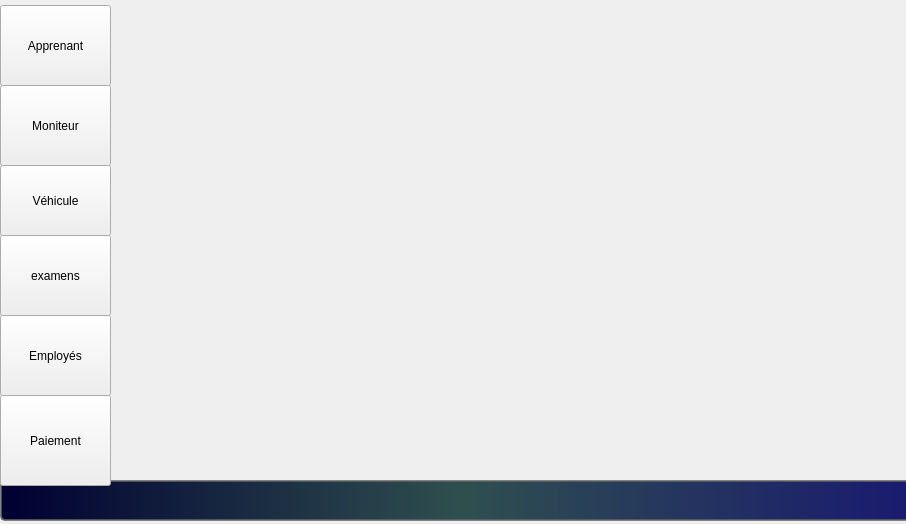
<?xml version="1.0" encoding="UTF-8"?>
<ui version="4.0">
 <class>menu</class>
 <widget class="QWidget" name="menu">
  <property name="geometry">
   <rect>
    <x>0</x>
    <y>0</y>
    <width>906</width>
    <height>524</height>
   </rect>
  </property>
  <property name="windowTitle">
   <string>Menu Principal</string>
  </property>
  <widget class="QPushButton" name="Bmoniteur">
   <property name="geometry">
    <rect>
     <x>0</x>
     <y>85</y>
     <width>111</width>
     <height>81</height>
    </rect>
   </property>
   <property name="styleSheet">
    <string notr="true">
    background: qlineargradient(x1:0, y1:0, x2:1, y2:0,
        stop:0 #43cea2,
        stop:1 #185a9d
    );
    color: white;
    border-radius: 12px;
    padding: 10px 22px;
    font-weight: bold;
    border: 1px solid #144d7e;
}

QPushButton:hover {
    background: qlineargradient(x1:0, y1:0, x2:1, y2:0,
        stop:0 #2ebf91,
        stop:1 #0f2027
    );</string>
   </property>
   <property name="text">
    <string>Moniteur</string>
   </property>
  </widget>
  <widget class="QPushButton" name="pushButton_5">
   <property name="geometry">
    <rect>
     <x>0</x>
     <y>315</y>
     <width>111</width>
     <height>81</height>
    </rect>
   </property>
   <property name="styleSheet">
    <string notr="true">
    background: qlineargradient(x1:0, y1:0, x2:1, y2:0,
        stop:0 #43cea2,
        stop:1 #185a9d
    );
    color: white;
    border-radius: 12px;
    padding: 10px 22px;
    font-weight: bold;
    border: 1px solid #144d7e;
}

QPushButton:hover {
    background: qlineargradient(x1:0, y1:0, x2:1, y2:0,
        stop:0 #2ebf91,
        stop:1 #0f2027
    );</string>
   </property>
   <property name="text">
    <string>Employés</string>
   </property>
  </widget>
  <widget class="QPushButton" name="pushButton">
   <property name="geometry">
    <rect>
     <x>0</x>
     <y>480</y>
     <width>921</width>
     <height>41</height>
    </rect>
   </property>
   <property name="styleSheet">
    <string notr="true">QPushButton {
    background: qlineargradient(x1: 0, y1: 0, x2: 1, y2: 0, stop: 0 rgba(0, 0, 50, 255), stop: 0.5 rgba(47, 79, 79, 255), stop: 1 rgba(25, 25, 112, 255));
    border: 2px solid rgba(100, 100, 100, 200);
    padding: 5px;
    color: white;
    font-weight: bold;
    border-radius: 5px;
}</string>
   </property>
   <property name="text">
    <string/>
   </property>
  </widget>
  <widget class="QPushButton" name="Bexamens">
   <property name="geometry">
    <rect>
     <x>0</x>
     <y>235</y>
     <width>111</width>
     <height>81</height>
    </rect>
   </property>
   <property name="styleSheet">
    <string notr="true">
    background: qlineargradient(x1:0, y1:0, x2:1, y2:0,
        stop:0 #43cea2,
        stop:1 #185a9d
    );
    color: white;
    border-radius: 12px;
    padding: 10px 22px;
    font-weight: bold;
    border: 1px solid #144d7e;
}

QPushButton:hover {
    background: qlineargradient(x1:0, y1:0, x2:1, y2:0,
        stop:0 #2ebf91,
        stop:1 #0f2027
    );</string>
   </property>
   <property name="text">
    <string>examens</string>
   </property>
  </widget>
  <widget class="QPushButton" name="Bpaiement">
   <property name="geometry">
    <rect>
     <x>0</x>
     <y>395</y>
     <width>111</width>
     <height>91</height>
    </rect>
   </property>
   <property name="styleSheet">
    <string notr="true">
    background: qlineargradient(x1:0, y1:0, x2:1, y2:0,
        stop:0 #43cea2,
        stop:1 #185a9d
    );
    color: white;
    border-radius: 12px;
    padding: 10px 22px;
    font-weight: bold;
    border: 1px solid #144d7e;
}

QPushButton:hover {
    background: qlineargradient(x1:0, y1:0, x2:1, y2:0,
        stop:0 #2ebf91,
        stop:1 #0f2027
    );</string>
   </property>
   <property name="text">
    <string>Paiement</string>
   </property>
  </widget>
  <widget class="QPushButton" name="Bvehicule">
   <property name="geometry">
    <rect>
     <x>0</x>
     <y>165</y>
     <width>111</width>
     <height>71</height>
    </rect>
   </property>
   <property name="styleSheet">
    <string notr="true">
    background: qlineargradient(x1:0, y1:0, x2:1, y2:0,
        stop:0 #43cea2,
        stop:1 #185a9d
    );
    color: white;
    border-radius: 12px;
    padding: 10px 22px;
    font-weight: bold;
    border: 1px solid #144d7e;
}

QPushButton:hover {
    background: qlineargradient(x1:0, y1:0, x2:1, y2:0,
        stop:0 #2ebf91,
        stop:1 #0f2027
    );</string>
   </property>
   <property name="text">
    <string>Véhicule</string>
   </property>
  </widget>
  <widget class="QPushButton" name="Bapprenant">
   <property name="geometry">
    <rect>
     <x>0</x>
     <y>5</y>
     <width>111</width>
     <height>81</height>
    </rect>
   </property>
   <property name="styleSheet">
    <string notr="true">
    background: qlineargradient(x1:0, y1:0, x2:1, y2:0,
        stop:0 #43cea2,
        stop:1 #185a9d
    );
    color: white;
    border-radius: 12px;
    padding: 10px 22px;
    font-weight: bold;
    border: 1px solid #144d7e;
}

QPushButton:hover {
    background: qlineargradient(x1:0, y1:0, x2:1, y2:0,
        stop:0 #2ebf91,
        stop:1 #0f2027
    );</string>
   </property>
   <property name="text">
    <string>Apprenant</string>
   </property>
  </widget>
  <widget class="QLabel" name="label">
   <property name="geometry">
    <rect>
     <x>210</x>
     <y>-10</y>
     <width>621</width>
     <height>421</height>
    </rect>
   </property>
   <property name="styleSheet">
    <string notr="true">image: url(:/logo/logo.png);</string>
   </property>
   <property name="text">
    <string/>
   </property>
   <property name="pixmap">
    <pixmap>../../../Downloads/554337631_1437269814008871_8043664467412301076_n.png</pixmap>
   </property>
   <property name="scaledContents">
    <bool>true</bool>
   </property>
  </widget>
 </widget>
 <resources/>
 <connections/>
</ui>
